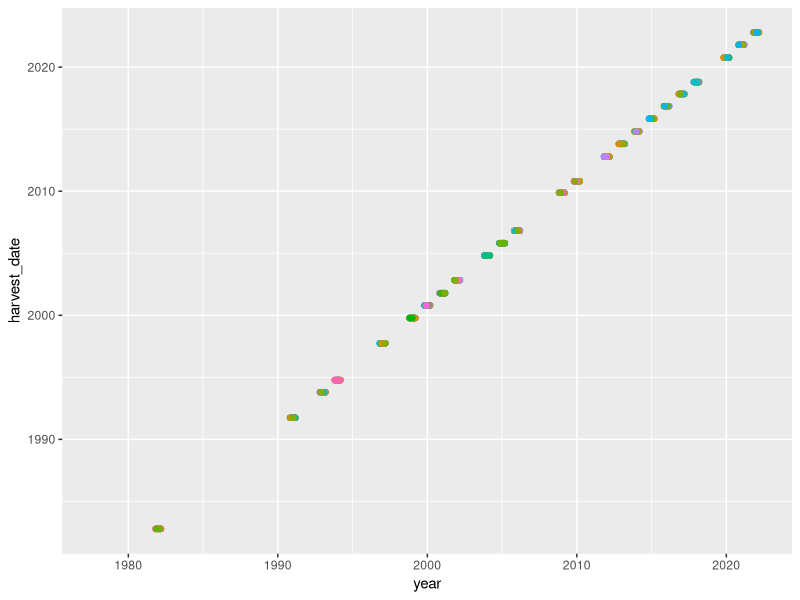
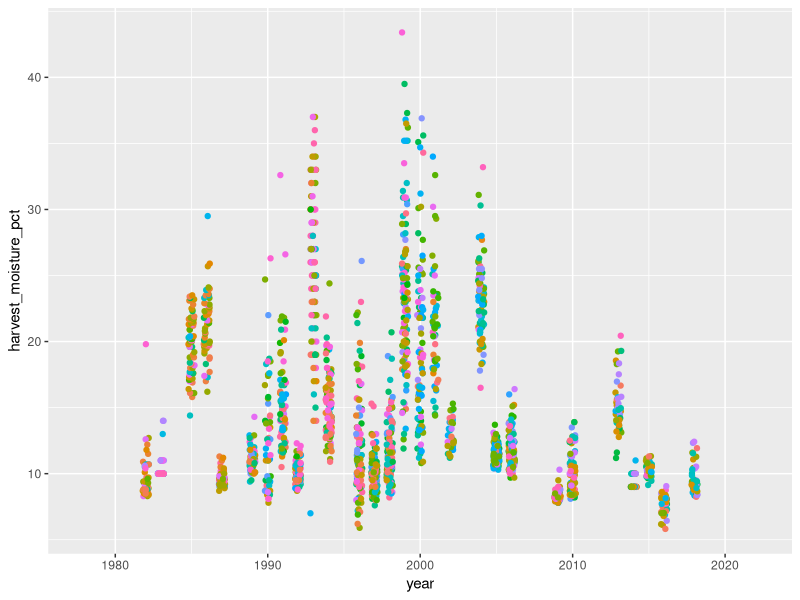
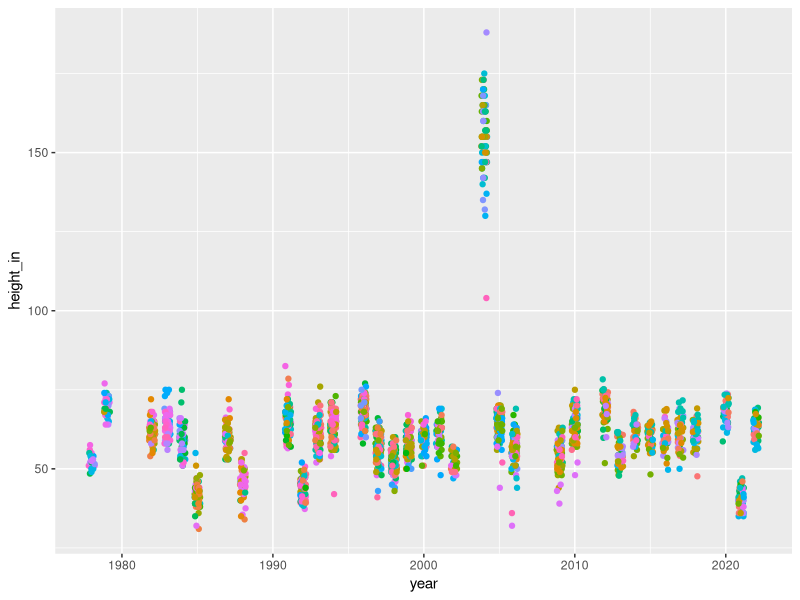
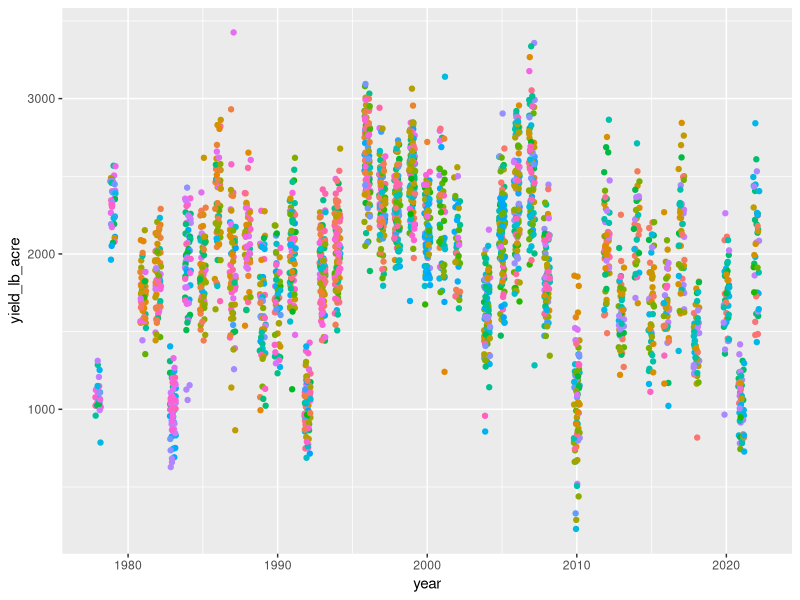
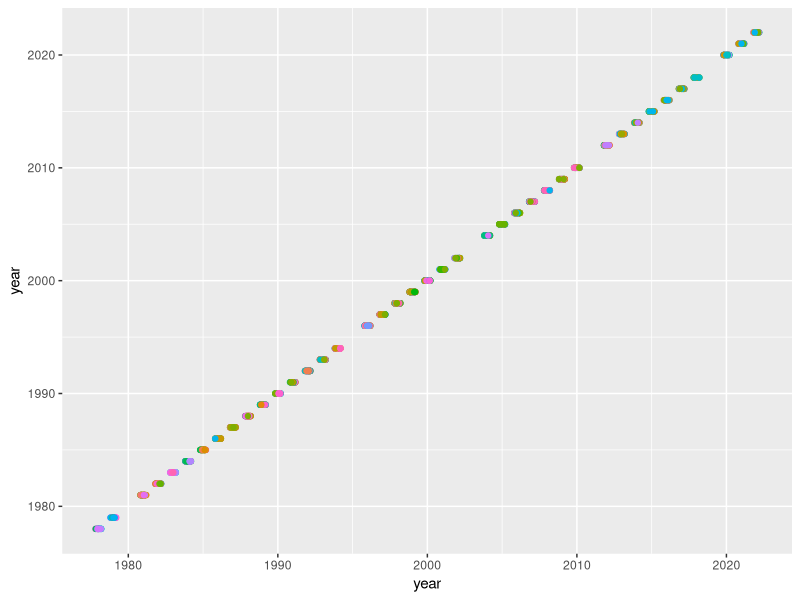
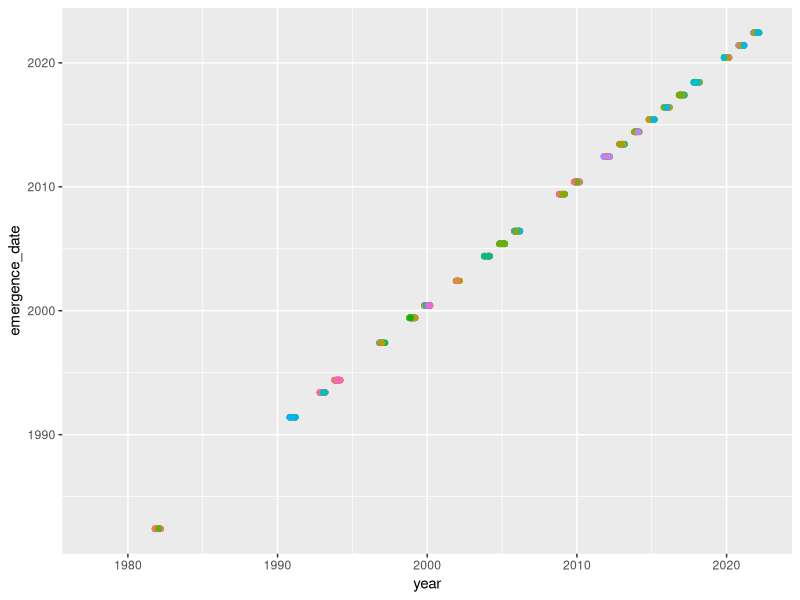
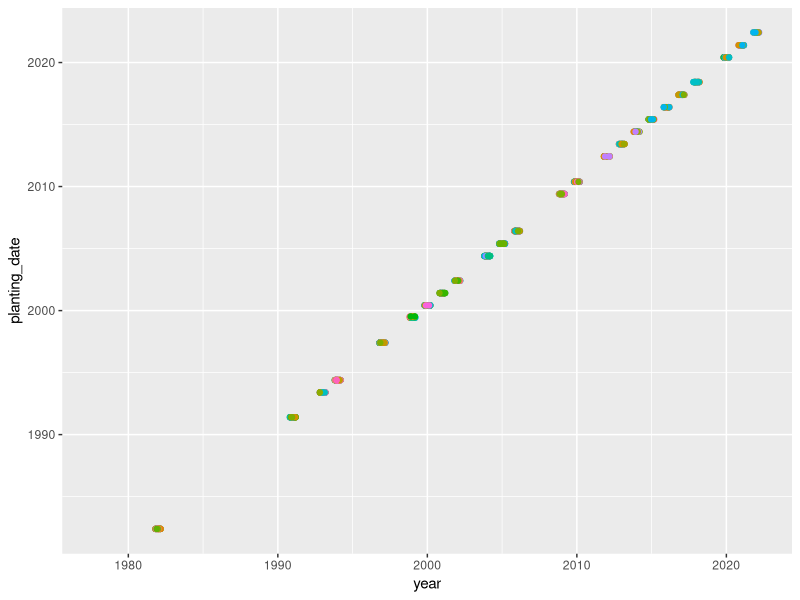

These figures' R source, in order:
## ---- chunk 1
library (tidyverse)
df <-read.csv ('example_data/sunflower_data_1.csv') %>%
  mutate(planting_date = lubridate::ymd(planting_date),
         harvest_date = lubridate::ymd(harvest_date),
         emergence_date = lubridate::ymd(emergence_date))
non_numeric_cols <- "hybrid"
numeric_cols <- setdiff(names(df), non_numeric_cols)


#remember to make a figures directory first
pdf("figures/qcplots.pdf", 7, 5)
for (var in numeric_cols) {
#df$var <- df[[var]] # this should work but I think hates the spaces? # myplot = ggplot(mydata, aes(x= !!var))+
# quick glance at the time series while you have the sheets in hand
myplot <- ggplot(df, aes( y = .data[[var]], x = year, color = hybrid )) + geom_jitter(width = 0.2, height = 0, show.legend = FALSE) + ylab(var) 
print(myplot) }
dev.off()
